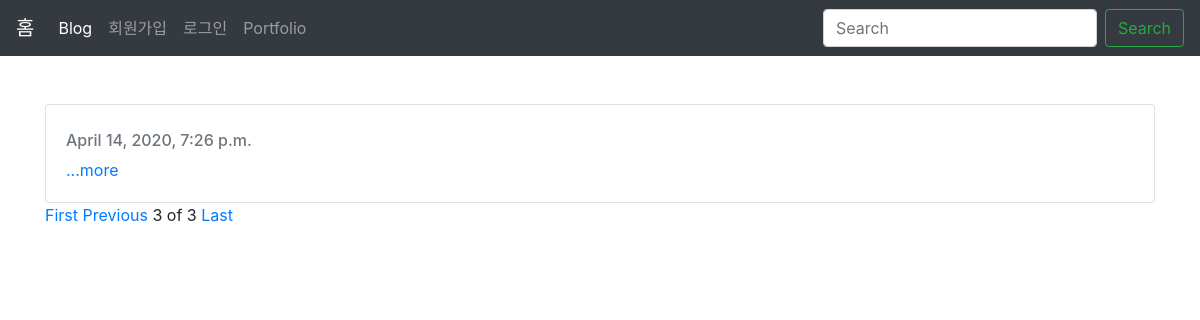
Page /?page=3 on the earlier database version.
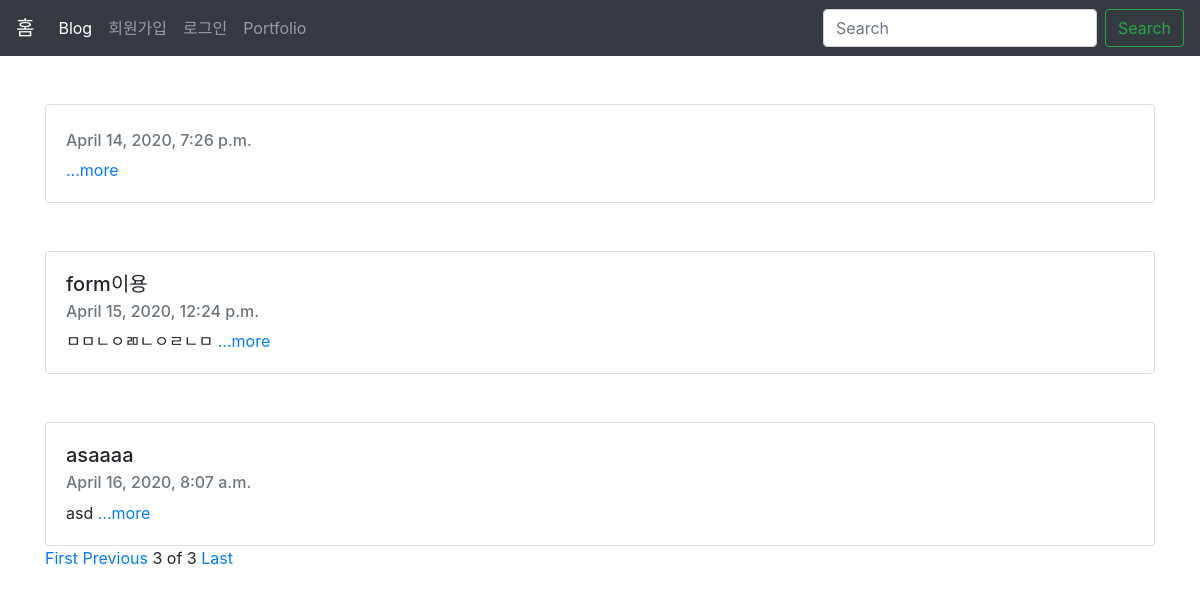
Same page on the later database version.
### blog/models.py (models this page shows, shortened)
class Blog(models.Model):
    title = models.CharField(max_length=200)
    pub_date = models.DateTimeField('date published')
    body = models.TextField()
    def summary(self):
        return self.body[:10]

### blog/views.py (the view)
# urls.py: path('', blog.views.home, name="home"),
def home(request):
    blogs = Blog.objects    # 쿼리셋(모델로 부터 전달받은 객체목록)
    blog_list = Blog.objects.all()
    paginator = Paginator(blog_list, 3)
    page = request.GET.get('page')
    print(page)
    posts = paginator.get_page(page)
    print(posts)
    return render(request, 'home.html', {'blogs':blogs, 'posts':posts})

### blog/templates/home.html (shortened to what this page needs)
<html>
    {% extends 'base.html' %}
        {% block contents %}
        {% for blog in posts %}
        <div class="container">
            <br><br>
            <div class="card">
                <div class="card-body">
                    <h5 class="card-title"> {{blog.title}} </h5>
                    <h6 class="card-subtitle mb-2 text-muted"> {{blog.pub_date}} </h6>
                    <p class="card-text"> {{blog.summary}} <a href="{% url 'detail' blog.id %}">...more</a> </p>
                </div>
            </div>
        </div>
        {% endfor %}
        <div class="container">
            <a href="?page=1">First</a>
            {% if posts.has_previous %}
            <a href="?page={{posts.previous_page_number}}">Previous</a>
            {% endif %}
            <span>{{posts.number}}</span>
            <span>of</span>
            <span>{{posts.paginator.num_pages}}</span>
            <a href="?page={{posts.paginator.num_pages}}">Last</a>
        </div>
        {% endblock %}

Differences in the rows shown:
added Blog: title "form이용", pub_date "April 15, 2020, 12:24 p.m.", summary "ㅁㅁㄴㅇㄻㄴㅇㄹㄴㅁ"
added Blog: title "asaaaa", pub_date "April 16, 2020, 8:07 a.m.", summary "asd"
